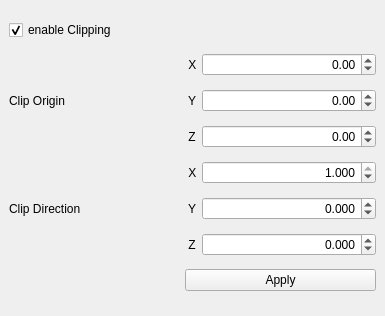
<?xml version="1.0" encoding="UTF-8"?>
<ui version="4.0">
 <class>ClipDialog</class>
 <widget class="QWidget" name="ClipDialog">
  <property name="geometry">
   <rect>
    <x>0</x>
    <y>0</y>
    <width>385</width>
    <height>316</height>
   </rect>
  </property>
  <layout class="QGridLayout" name="gridLayout" rowstretch="0,0,0,0,0,0,0,0" columnstretch="0,0,0">
   <property name="leftMargin">
    <number>9</number>
   </property>
   <property name="topMargin">
    <number>9</number>
   </property>
   <property name="rightMargin">
    <number>9</number>
   </property>
   <property name="bottomMargin">
    <number>9</number>
   </property>
   <property name="spacing">
    <number>2</number>
   </property>
   <item row="0" column="0">
    <widget class="QCheckBox" name="cClipping">
     <property name="text">
      <string>enable Clipping</string>
     </property>
     <property name="checked">
      <bool>true</bool>
     </property>
    </widget>
   </item>
   <item row="4" column="1">
    <widget class="QLabel" name="label_5">
     <property name="text">
      <string> X </string>
     </property>
    </widget>
   </item>
   <item row="1" column="2">
    <widget class="QDoubleSpinBox" name="spXPos">
     <property name="alignment">
      <set>Qt::AlignRight|Qt::AlignTrailing|Qt::AlignVCenter</set>
     </property>
     <property name="minimum">
      <double>-999.000000000000000</double>
     </property>
     <property name="maximum">
      <double>999.000000000000000</double>
     </property>
    </widget>
   </item>
   <item row="6" column="1">
    <widget class="QLabel" name="label_8">
     <property name="text">
      <string> Z </string>
     </property>
    </widget>
   </item>
   <item row="1" column="1">
    <widget class="QLabel" name="label_2">
     <property name="sizePolicy">
      <sizepolicy hsizetype="Fixed" vsizetype="Preferred">
       <horstretch>0</horstretch>
       <verstretch>0</verstretch>
      </sizepolicy>
     </property>
     <property name="text">
      <string> X </string>
     </property>
    </widget>
   </item>
   <item row="3" column="2">
    <widget class="QDoubleSpinBox" name="spZPos">
     <property name="alignment">
      <set>Qt::AlignRight|Qt::AlignTrailing|Qt::AlignVCenter</set>
     </property>
     <property name="minimum">
      <double>-999.000000000000000</double>
     </property>
     <property name="maximum">
      <double>999.000000000000000</double>
     </property>
    </widget>
   </item>
   <item row="5" column="1">
    <widget class="QLabel" name="label_6">
     <property name="text">
      <string> Y </string>
     </property>
    </widget>
   </item>
   <item row="3" column="1">
    <widget class="QLabel" name="label_4">
     <property name="text">
      <string> Z </string>
     </property>
    </widget>
   </item>
   <item row="2" column="0">
    <widget class="QLabel" name="label">
     <property name="text">
      <string>Clip Origin</string>
     </property>
    </widget>
   </item>
   <item row="2" column="2">
    <widget class="QDoubleSpinBox" name="spYPos">
     <property name="alignment">
      <set>Qt::AlignRight|Qt::AlignTrailing|Qt::AlignVCenter</set>
     </property>
     <property name="minimum">
      <double>-999.000000000000000</double>
     </property>
     <property name="maximum">
      <double>999.000000000000000</double>
     </property>
    </widget>
   </item>
   <item row="4" column="2">
    <widget class="QDoubleSpinBox" name="spXDir">
     <property name="alignment">
      <set>Qt::AlignRight|Qt::AlignTrailing|Qt::AlignVCenter</set>
     </property>
     <property name="decimals">
      <number>3</number>
     </property>
     <property name="minimum">
      <double>-1.000000000000000</double>
     </property>
     <property name="maximum">
      <double>1.000000000000000</double>
     </property>
     <property name="singleStep">
      <double>0.010000000000000</double>
     </property>
     <property name="value">
      <double>1.000000000000000</double>
     </property>
    </widget>
   </item>
   <item row="5" column="0">
    <widget class="QLabel" name="label_7">
     <property name="text">
      <string>Clip Direction</string>
     </property>
    </widget>
   </item>
   <item row="5" column="2">
    <widget class="QDoubleSpinBox" name="spYDir">
     <property name="alignment">
      <set>Qt::AlignRight|Qt::AlignTrailing|Qt::AlignVCenter</set>
     </property>
     <property name="decimals">
      <number>3</number>
     </property>
     <property name="minimum">
      <double>-1.000000000000000</double>
     </property>
     <property name="maximum">
      <double>1.000000000000000</double>
     </property>
     <property name="singleStep">
      <double>0.010000000000000</double>
     </property>
    </widget>
   </item>
   <item row="2" column="1">
    <widget class="QLabel" name="label_3">
     <property name="text">
      <string> Y </string>
     </property>
    </widget>
   </item>
   <item row="6" column="2">
    <widget class="QDoubleSpinBox" name="spZDir">
     <property name="alignment">
      <set>Qt::AlignRight|Qt::AlignTrailing|Qt::AlignVCenter</set>
     </property>
     <property name="decimals">
      <number>3</number>
     </property>
     <property name="minimum">
      <double>-1.000000000000000</double>
     </property>
     <property name="maximum">
      <double>1.000000000000000</double>
     </property>
     <property name="singleStep">
      <double>0.010000000000000</double>
     </property>
    </widget>
   </item>
   <item row="7" column="1" colspan="2">
    <widget class="QPushButton" name="pbApply">
     <property name="text">
      <string>Apply</string>
     </property>
    </widget>
   </item>
  </layout>
 </widget>
 <resources/>
 <connections/>
</ui>
